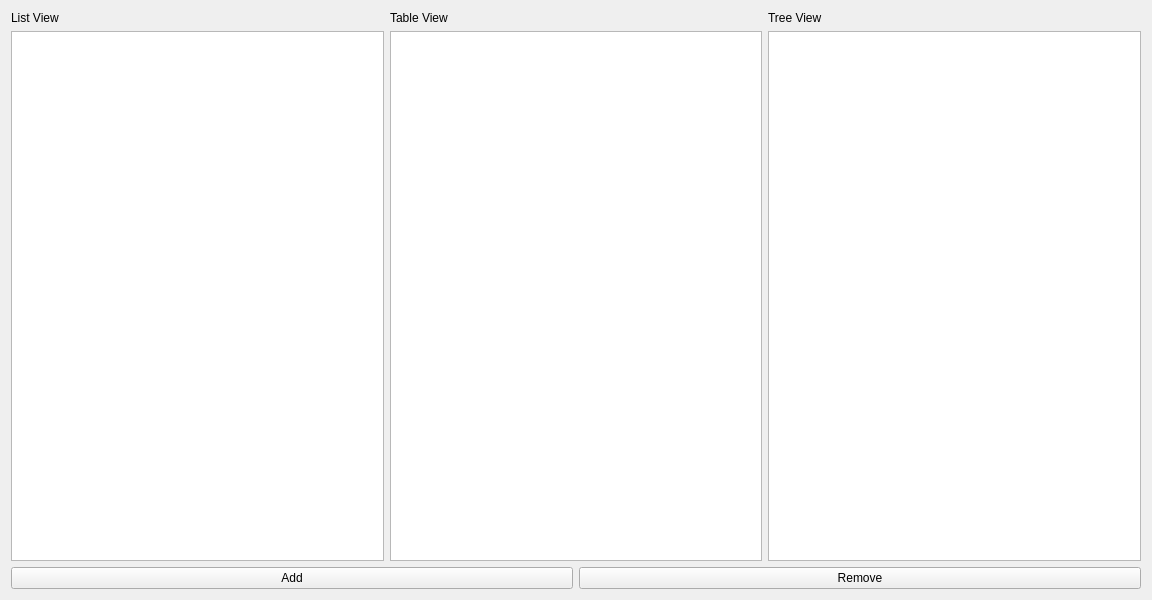
<?xml version="1.0" encoding="UTF-8"?>
<ui version="4.0">
 <class>Widget</class>
 <widget class="QWidget" name="Widget">
  <property name="geometry">
   <rect>
    <x>0</x>
    <y>0</y>
    <width>1152</width>
    <height>600</height>
   </rect>
  </property>
  <property name="windowTitle">
   <string>Widget</string>
  </property>
  <layout class="QVBoxLayout" name="verticalLayout">
   <item>
    <layout class="QHBoxLayout" name="horizontalLayout_2">
     <item>
      <widget class="QLabel" name="label">
       <property name="text">
        <string>List View</string>
       </property>
      </widget>
     </item>
     <item>
      <widget class="QLabel" name="label_2">
       <property name="text">
        <string>Table View</string>
       </property>
      </widget>
     </item>
     <item>
      <widget class="QLabel" name="label_3">
       <property name="text">
        <string>Tree View</string>
       </property>
      </widget>
     </item>
    </layout>
   </item>
   <item>
    <layout class="QHBoxLayout" name="horizontalLayout">
     <item>
      <widget class="QListView" name="listView"/>
     </item>
     <item>
      <widget class="QTableView" name="tableView"/>
     </item>
     <item>
      <widget class="QTreeView" name="treeView"/>
     </item>
    </layout>
   </item>
   <item>
    <layout class="QHBoxLayout" name="horizontalLayout_3">
     <item>
      <widget class="QPushButton" name="AddBtn">
       <property name="text">
        <string>Add</string>
       </property>
      </widget>
     </item>
     <item>
      <widget class="QPushButton" name="RemoveBtn">
       <property name="text">
        <string>Remove</string>
       </property>
      </widget>
     </item>
    </layout>
   </item>
  </layout>
 </widget>
 <resources/>
 <connections/>
</ui>
